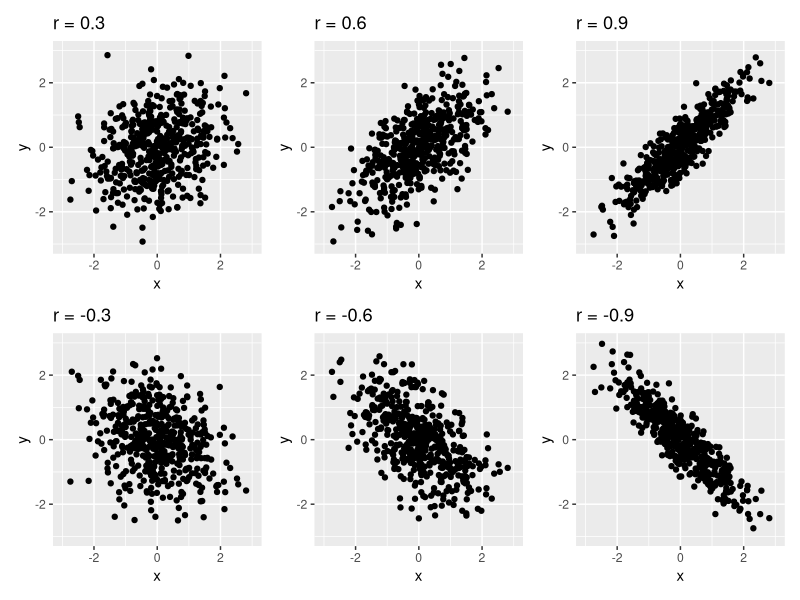
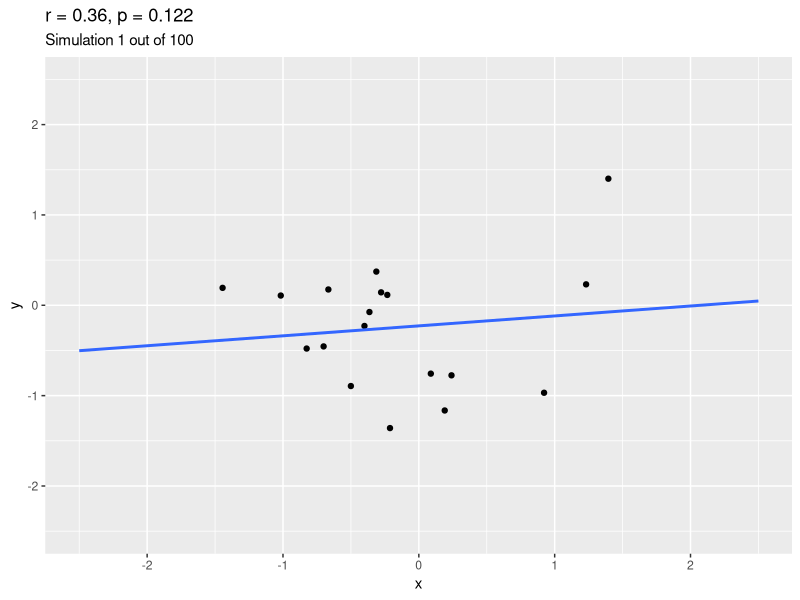
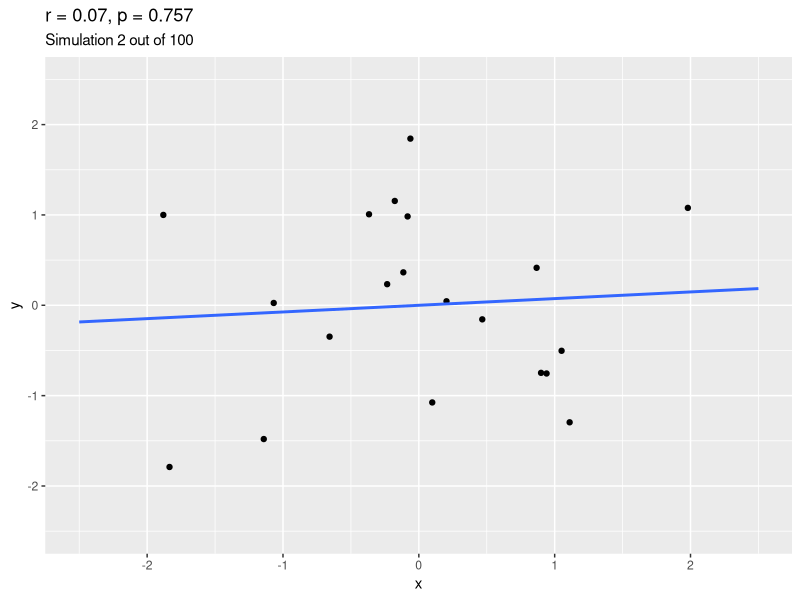
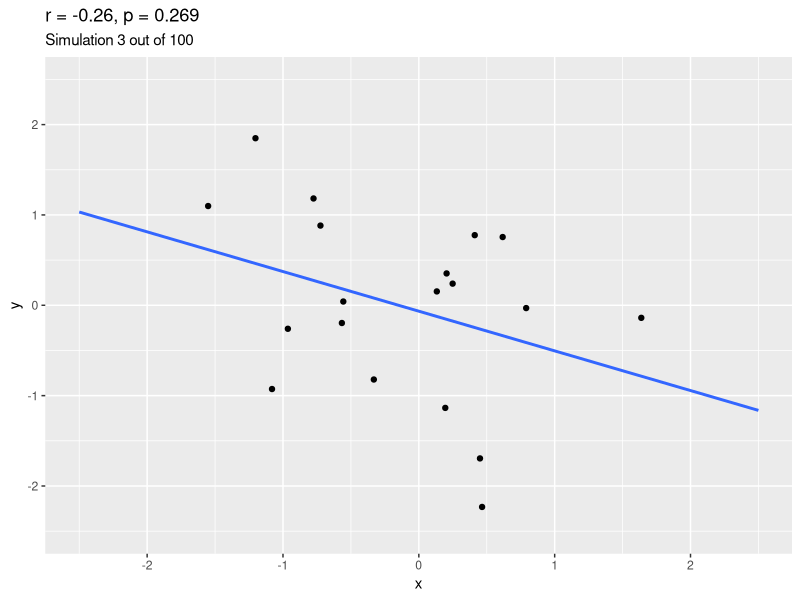
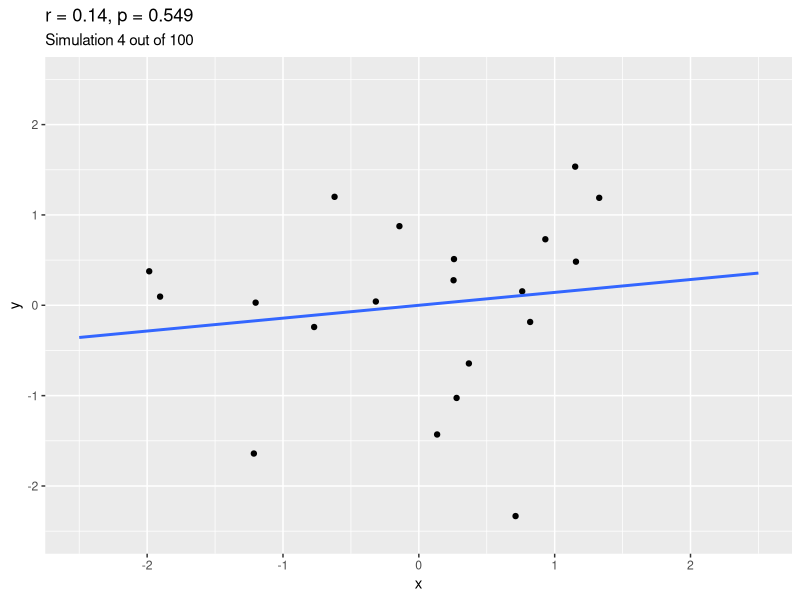
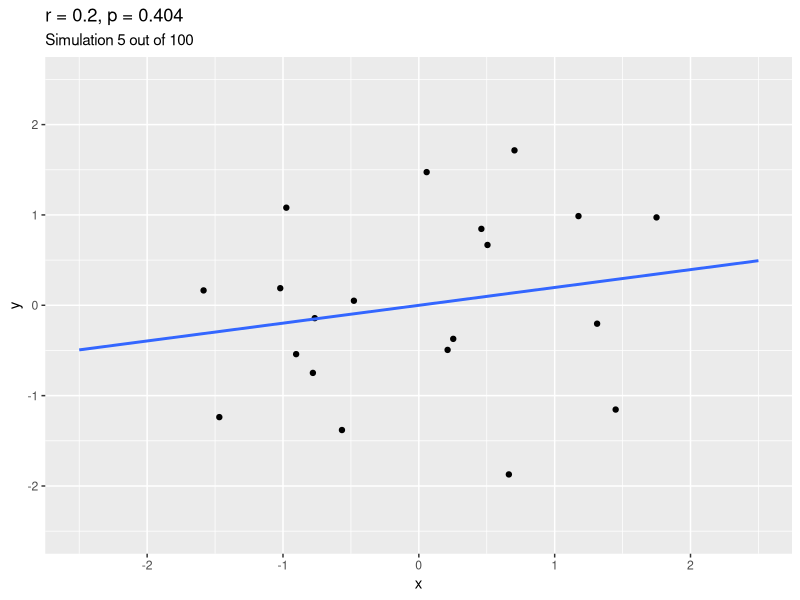
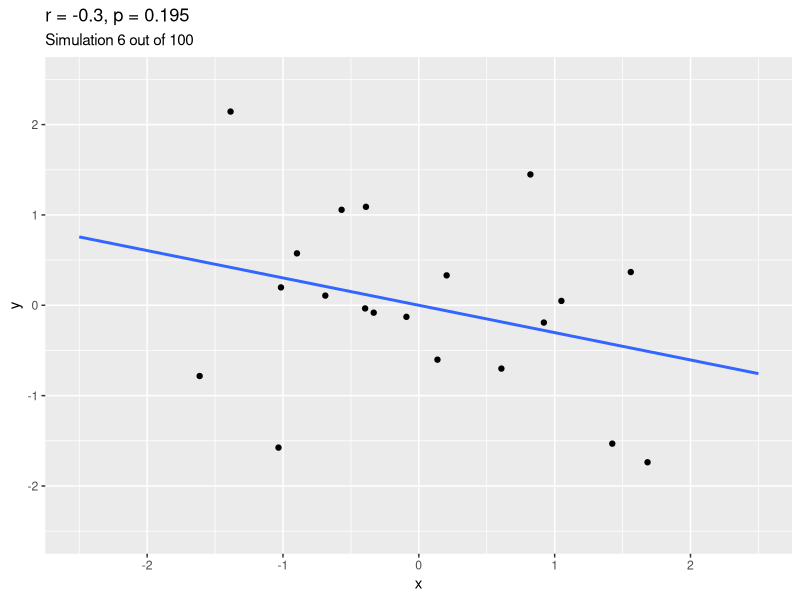
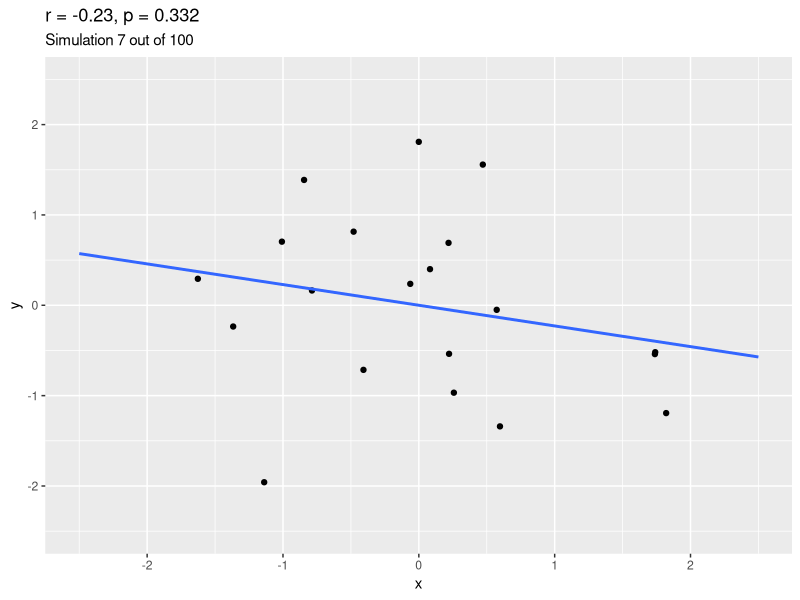

Write the R code that produced these figures, in order. (Note: a time limit stopped this script after it produced the figures.)
## ---- chunk 1
library(tidyverse)
library(patchwork)
## ---- chunk 2
the_n = 500
set.seed(42)
base_x = rnorm(the_n, 100, 15)

plot_one <- function(the_x, slope, resid_sd) {
  y = slope*the_x + rnorm(the_n, 0, resid_sd)
  
  the_dat <- data.frame(x = scale(the_x),
                        y = scale(y))
  the_dat %>%
    ggplot(aes(x, y)) +
    geom_point() +
    labs(title = paste("r =", round(cor(the_dat$x,
                                        the_dat$y),1)),
         x = "x",
         y = "y") +
    xlim(-3,3) + 
    ylim(-3,3)
}

wrap_plots(plot_one(base_x,  1, 50),
           plot_one(base_x,  1, 20),
           plot_one(base_x,  1, 7),
           plot_one(base_x, -1, 55),
           plot_one(base_x, -1, 20),
           plot_one(base_x, -1, 7))
## ---- chunk 3
n <- 20
total_sims <- 100
## ---- chunk 4
set.seed(45)

for (i in 1:total_sims) {
  the_dat <- tibble(x = scale(rnorm(n)),
                    y = scale(rnorm(n)))
  
  the_cor <- cor.test(~ x + y, data = the_dat)
  
  the_r <- round(the_cor$estimate,2)
  the_p <- ifelse(the_cor$p.value < .001, "< 0.001",
                  round(the_cor$p.value,3))
  
  the_plot <- the_dat %>%
    ggplot(aes(x = x, y = y)) +
      geom_point() +
      geom_smooth(method = "lm",
                  se = FALSE,
                  fullrange = TRUE) +
      xlim(-2.5,2.5) +
      ylim(-2.5,2.5) +
      labs(title = paste0("r = ", the_r, ", p = ", the_p),
           subtitle = paste0("Simulation ",i," out of ",total_sims))
  
  print(the_plot)
}
## ---- chunk 5
set.seed(1337)

the_n = 20
the_r = rep(NA, 10000)
the_p = the_r

for (i in 1:length(the_r)) {
  the_dat <- tibble(x = scale(rnorm(the_n)),
                    y = scale(rnorm(the_n)))
  
  the_cor <- cor.test(~ x + y, data = the_dat)
  
  the_r[i] <- the_cor$estimate
  the_p[i] <- the_cor$p.value
}

sim_results_20 <- tibble(r = the_r, p = the_p)

wrap_plots(
  sim_results_20 %>%
    ggplot(aes(x = r)) +
    geom_histogram(bins = 40) +
    labs(title = "(a) Correlations (r)") +
    xlim(-1,1),
  sim_results_20 %>%
    ggplot(aes(x = p)) +
    geom_histogram(bins = 10) +
    labs(title = "(b) p-values") +
    xlim(0,1),
  ncol = 2
)
## ---- chunk 6
set.seed(1338)

the_n = 200
the_r = rep(NA, 10000)
the_p = the_r

for (i in 1:length(the_r)) {
  the_dat <- tibble(x = scale(rnorm(the_n)),
                    y = scale(rnorm(the_n)))
  
  the_cor <- cor.test(~ x + y, data = the_dat)
  
  the_r[i] <- the_cor$estimate
  the_p[i] <- the_cor$p.value
}

sim_results_200 <- tibble(r = the_r, p = the_p)

wrap_plots(
  sim_results_200 %>%
    ggplot(aes(x = r)) +
    geom_histogram(bins = 40) +
    labs(title = "(a) Correlations (r)") +
    xlim(-1,1),
  sim_results_200 %>%
    ggplot(aes(x = p)) +
    geom_histogram(bins = 10) +
    labs(title = "(b) p-values") +
    xlim(0,1),
  ncol = 2
)
## ---- chunk 7
dat <- read.csv("prestige.csv")
## ---- chunk 8
dat_sub <- dat %>%
  filter(type %in% c("wc"))

dat_sub %>%
  ggplot(aes(x = education,
             y = prestige)) +
    geom_point() +
    geom_smooth(method = "lm", se = FALSE)
## ---- chunk 9
prestige_cor <- cor.test(~ education + prestige, data = dat_sub)
## ---- chunk 10
set.seed(1338)

the_n = nrow(dat_sub)
the_r = rep(NA, 100000)

for (i in 1:length(the_r)) {
  the_dat <- tibble(x = scale(rnorm(the_n)),
                    y = scale(rnorm(the_n)))
  
  the_cor <- cor.test(~ x + y, data = the_dat)
  
  the_r[i] <- the_cor$estimate
}
## ---- chunk 11
tibble(r = the_r, abs_above = abs(the_r) >= prestige_cor$estimate) %>%
  ggplot(aes(x = r, fill = abs_above)) +
  geom_histogram(bins = 150) +
  scale_fill_manual(values=c("#999999", "#FF0000")) +
  theme(legend.position = "none") 
## ---- chunk 12
above_r       <- sum(the_r >= prestige_cor$estimate)
below_minus_r <- sum(the_r <= -prestige_cor$estimate)
## ---- chunk 13
sim_n <- 100
x_var <- 1
resid_var <- 3
study_n <- 20
true_cor <- sqrt(x_var/(x_var + resid_var))
## ---- chunk 14
one_lot <- function(the_n, x_var, resid_var) {
  x <- rnorm(the_n, 0, sqrt(x_var))
  y <- x + rnorm(the_n, 0, sqrt(resid_var))

  data.frame(x, y)  
}

sim_results <- data.frame(r = rep(NA, sim_n))
sim_results$ci_lower <- NA
sim_results$ci_upper <- NA

set.seed(42)

for (i in 1:sim_n) {
  the_dat <- one_lot(study_n, x_var, resid_var)
  the_cor <- cor.test(~ x + y, data = the_dat)
  
  sim_results$r[i] <- the_cor$estimate
  sim_results$ci_lower[i] <- the_cor$conf.int[1]
  sim_results$ci_upper[i] <- the_cor$conf.int[2]
}

sim_results$i <- 1:nrow(sim_results)
sim_results$crosses <- ifelse(sim_results$ci_lower < true_cor &
                                sim_results$ci_upper > true_cor,
                              "Included",
                              "Excluded")
## ---- chunk 15
sim_results %>%
  ggplot(aes(x = i, y = r, colour = crosses)) +
  geom_hline(yintercept = true_cor, linetype = "dashed", colour = "darkgrey") +
  geom_point() +
  ylim(-1, 1) +
  geom_errorbar(aes(ymin = ci_lower, ymax = ci_upper), width = 0) +
  theme(legend.position = "none",
        panel.grid.major = element_blank(),
        panel.grid.minor = element_blank(),
        panel.background = element_blank(),
        axis.line.x = element_line(colour = "black"),
        axis.ticks.y = element_blank(),
        axis.text.y = element_blank()) +
  coord_flip() +
  labs(x = "")
